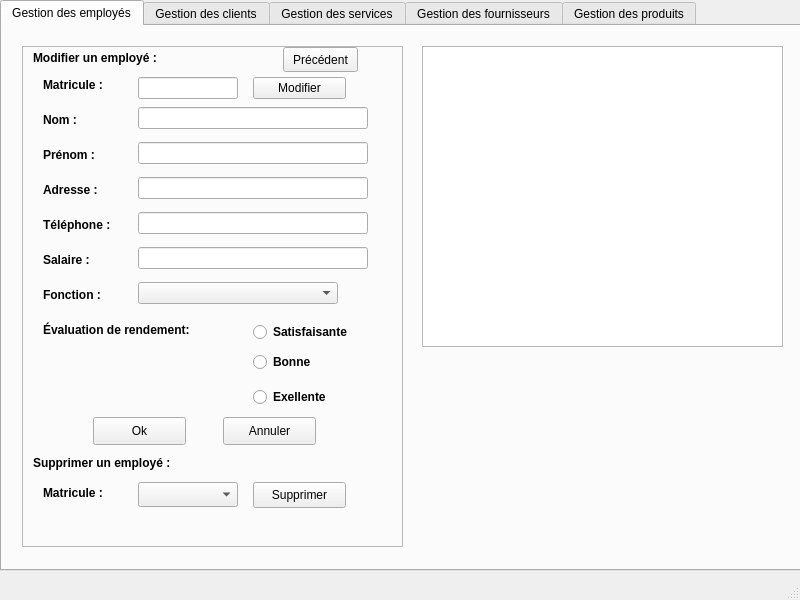
<?xml version="1.0" encoding="UTF-8"?>
<ui version="4.0">
 <class>MainWindow</class>
 <widget class="QMainWindow" name="MainWindow">
  <property name="geometry">
   <rect>
    <x>0</x>
    <y>0</y>
    <width>800</width>
    <height>600</height>
   </rect>
  </property>
  <property name="windowTitle">
   <string>Tunisian Dry Cleaner</string>
  </property>
  <widget class="QWidget" name="centralwidget">
   <widget class="QTabWidget" name="tabWidget">
    <property name="geometry">
     <rect>
      <x>0</x>
      <y>0</y>
      <width>801</width>
      <height>571</height>
     </rect>
    </property>
    <property name="currentIndex">
     <number>0</number>
    </property>
    <widget class="QWidget" name="tab">
     <attribute name="title">
      <string>Gestion des employés</string>
     </attribute>
     <widget class="QStackedWidget" name="stackedWidget">
      <property name="geometry">
       <rect>
        <x>20</x>
        <y>20</y>
        <width>381</width>
        <height>501</height>
       </rect>
      </property>
      <property name="frameShape">
       <enum>QFrame::StyledPanel</enum>
      </property>
      <property name="currentIndex">
       <number>1</number>
      </property>
      <widget class="QWidget" name="page_ajouter">
       <widget class="QLabel" name="label">
        <property name="geometry">
         <rect>
          <x>10</x>
          <y>0</y>
          <width>171</width>
          <height>41</height>
         </rect>
        </property>
        <property name="font">
         <font>
          <pointsize>9</pointsize>
          <weight>75</weight>
          <bold>true</bold>
         </font>
        </property>
        <property name="text">
         <string>Ajouter un employé :</string>
        </property>
        <property name="margin">
         <number>0</number>
        </property>
       </widget>
       <widget class="QLabel" name="label_nom">
        <property name="geometry">
         <rect>
          <x>20</x>
          <y>65</y>
          <width>56</width>
          <height>16</height>
         </rect>
        </property>
        <property name="font">
         <font>
          <pointsize>9</pointsize>
          <weight>75</weight>
          <bold>true</bold>
         </font>
        </property>
        <property name="text">
         <string>Nom :</string>
        </property>
       </widget>
       <widget class="QLabel" name="label_adresse">
        <property name="geometry">
         <rect>
          <x>20</x>
          <y>135</y>
          <width>71</width>
          <height>16</height>
         </rect>
        </property>
        <property name="font">
         <font>
          <pointsize>9</pointsize>
          <weight>75</weight>
          <bold>true</bold>
         </font>
        </property>
        <property name="text">
         <string>Adresse :</string>
        </property>
       </widget>
       <widget class="QLabel" name="label_prenom">
        <property name="geometry">
         <rect>
          <x>20</x>
          <y>100</y>
          <width>71</width>
          <height>16</height>
         </rect>
        </property>
        <property name="font">
         <font>
          <pointsize>9</pointsize>
          <weight>75</weight>
          <bold>true</bold>
         </font>
        </property>
        <property name="text">
         <string>Prénom :</string>
        </property>
       </widget>
       <widget class="QLabel" name="label_tel">
        <property name="geometry">
         <rect>
          <x>20</x>
          <y>170</y>
          <width>101</width>
          <height>16</height>
         </rect>
        </property>
        <property name="font">
         <font>
          <pointsize>9</pointsize>
          <weight>75</weight>
          <bold>true</bold>
         </font>
        </property>
        <property name="text">
         <string>Téléphone :</string>
        </property>
       </widget>
       <widget class="QLabel" name="label_fonc">
        <property name="geometry">
         <rect>
          <x>20</x>
          <y>240</y>
          <width>81</width>
          <height>16</height>
         </rect>
        </property>
        <property name="font">
         <font>
          <pointsize>9</pointsize>
          <weight>75</weight>
          <bold>true</bold>
         </font>
        </property>
        <property name="text">
         <string>Fonction :</string>
        </property>
       </widget>
       <widget class="QLabel" name="label_salaire">
        <property name="geometry">
         <rect>
          <x>20</x>
          <y>205</y>
          <width>81</width>
          <height>16</height>
         </rect>
        </property>
        <property name="font">
         <font>
          <pointsize>9</pointsize>
          <weight>75</weight>
          <bold>true</bold>
         </font>
        </property>
        <property name="text">
         <string>Salaire :</string>
        </property>
       </widget>
       <widget class="QLabel" name="label_ev">
        <property name="geometry">
         <rect>
          <x>20</x>
          <y>275</y>
          <width>201</width>
          <height>16</height>
         </rect>
        </property>
        <property name="font">
         <font>
          <pointsize>9</pointsize>
          <weight>75</weight>
          <bold>true</bold>
         </font>
        </property>
        <property name="text">
         <string>Évaluation de rendement:</string>
        </property>
       </widget>
       <widget class="QLineEdit" name="lineEdit_nom">
        <property name="geometry">
         <rect>
          <x>115</x>
          <y>60</y>
          <width>230</width>
          <height>22</height>
         </rect>
        </property>
       </widget>
       <widget class="QLineEdit" name="lineEdit_prenom">
        <property name="geometry">
         <rect>
          <x>115</x>
          <y>95</y>
          <width>230</width>
          <height>22</height>
         </rect>
        </property>
       </widget>
       <widget class="QLineEdit" name="lineEdit_adresse">
        <property name="geometry">
         <rect>
          <x>115</x>
          <y>130</y>
          <width>230</width>
          <height>22</height>
         </rect>
        </property>
       </widget>
       <widget class="QLineEdit" name="lineEdit_tel">
        <property name="geometry">
         <rect>
          <x>115</x>
          <y>165</y>
          <width>230</width>
          <height>22</height>
         </rect>
        </property>
       </widget>
       <widget class="QLineEdit" name="lineEdit_salaire">
        <property name="geometry">
         <rect>
          <x>115</x>
          <y>200</y>
          <width>230</width>
          <height>22</height>
         </rect>
        </property>
       </widget>
       <widget class="QRadioButton" name="radio1_ev">
        <property name="geometry">
         <rect>
          <x>210</x>
          <y>300</y>
          <width>121</width>
          <height>20</height>
         </rect>
        </property>
        <property name="font">
         <font>
          <weight>75</weight>
          <bold>true</bold>
         </font>
        </property>
        <property name="text">
         <string>Satisfaisante</string>
        </property>
       </widget>
       <widget class="QRadioButton" name="radio2_ev">
        <property name="geometry">
         <rect>
          <x>210</x>
          <y>330</y>
          <width>97</width>
          <height>20</height>
         </rect>
        </property>
        <property name="font">
         <font>
          <weight>75</weight>
          <bold>true</bold>
         </font>
        </property>
        <property name="text">
         <string>Bonne</string>
        </property>
       </widget>
       <widget class="QRadioButton" name="radio3_ev">
        <property name="geometry">
         <rect>
          <x>210</x>
          <y>360</y>
          <width>97</width>
          <height>20</height>
         </rect>
        </property>
        <property name="font">
         <font>
          <weight>75</weight>
          <bold>true</bold>
         </font>
        </property>
        <property name="text">
         <string>Exellente</string>
        </property>
       </widget>
       <widget class="QPushButton" name="bouton_valider">
        <property name="geometry">
         <rect>
          <x>30</x>
          <y>400</y>
          <width>93</width>
          <height>28</height>
         </rect>
        </property>
        <property name="text">
         <string>Valider</string>
        </property>
       </widget>
       <widget class="QPushButton" name="bouton_annuler">
        <property name="geometry">
         <rect>
          <x>145</x>
          <y>400</y>
          <width>93</width>
          <height>28</height>
         </rect>
        </property>
        <property name="text">
         <string>Annuler</string>
        </property>
       </widget>
       <widget class="QComboBox" name="comboBox_ajouter">
        <property name="geometry">
         <rect>
          <x>115</x>
          <y>235</y>
          <width>230</width>
          <height>22</height>
         </rect>
        </property>
       </widget>
       <widget class="QPushButton" name="bouton_page2">
        <property name="geometry">
         <rect>
          <x>260</x>
          <y>0</y>
          <width>75</width>
          <height>25</height>
         </rect>
        </property>
        <property name="text">
         <string>Suivant</string>
        </property>
       </widget>
      </widget>
      <widget class="QWidget" name="page_modifier">
       <widget class="QLabel" name="label_2">
        <property name="geometry">
         <rect>
          <x>10</x>
          <y>-10</y>
          <width>341</width>
          <height>41</height>
         </rect>
        </property>
        <property name="font">
         <font>
          <pointsize>9</pointsize>
          <weight>75</weight>
          <bold>true</bold>
         </font>
        </property>
        <property name="text">
         <string>Modifier un employé :</string>
        </property>
        <property name="margin">
         <number>0</number>
        </property>
       </widget>
       <widget class="QLabel" name="label_nom_2">
        <property name="geometry">
         <rect>
          <x>20</x>
          <y>65</y>
          <width>56</width>
          <height>16</height>
         </rect>
        </property>
        <property name="font">
         <font>
          <pointsize>9</pointsize>
          <weight>75</weight>
          <bold>true</bold>
         </font>
        </property>
        <property name="text">
         <string>Nom :</string>
        </property>
       </widget>
       <widget class="QLabel" name="label_prenom_2">
        <property name="geometry">
         <rect>
          <x>20</x>
          <y>100</y>
          <width>71</width>
          <height>16</height>
         </rect>
        </property>
        <property name="font">
         <font>
          <pointsize>9</pointsize>
          <weight>75</weight>
          <bold>true</bold>
         </font>
        </property>
        <property name="text">
         <string>Prénom :</string>
        </property>
       </widget>
       <widget class="QLabel" name="label_tel_2">
        <property name="geometry">
         <rect>
          <x>20</x>
          <y>170</y>
          <width>101</width>
          <height>16</height>
         </rect>
        </property>
        <property name="font">
         <font>
          <pointsize>9</pointsize>
          <weight>75</weight>
          <bold>true</bold>
         </font>
        </property>
        <property name="text">
         <string>Téléphone :</string>
        </property>
       </widget>
       <widget class="QLabel" name="label_adresse_2">
        <property name="geometry">
         <rect>
          <x>20</x>
          <y>135</y>
          <width>71</width>
          <height>16</height>
         </rect>
        </property>
        <property name="font">
         <font>
          <pointsize>9</pointsize>
          <weight>75</weight>
          <bold>true</bold>
         </font>
        </property>
        <property name="text">
         <string>Adresse :</string>
        </property>
       </widget>
       <widget class="QLabel" name="label_salaire_2">
        <property name="geometry">
         <rect>
          <x>20</x>
          <y>205</y>
          <width>81</width>
          <height>16</height>
         </rect>
        </property>
        <property name="font">
         <font>
          <pointsize>9</pointsize>
          <weight>75</weight>
          <bold>true</bold>
         </font>
        </property>
        <property name="text">
         <string>Salaire :</string>
        </property>
       </widget>
       <widget class="QLabel" name="label_fonc_2">
        <property name="geometry">
         <rect>
          <x>20</x>
          <y>240</y>
          <width>81</width>
          <height>16</height>
         </rect>
        </property>
        <property name="font">
         <font>
          <pointsize>9</pointsize>
          <weight>75</weight>
          <bold>true</bold>
         </font>
        </property>
        <property name="text">
         <string>Fonction :</string>
        </property>
       </widget>
       <widget class="QLabel" name="label_ev_2">
        <property name="geometry">
         <rect>
          <x>20</x>
          <y>275</y>
          <width>201</width>
          <height>16</height>
         </rect>
        </property>
        <property name="font">
         <font>
          <pointsize>9</pointsize>
          <weight>75</weight>
          <bold>true</bold>
         </font>
        </property>
        <property name="text">
         <string>Évaluation de rendement:</string>
        </property>
       </widget>
       <widget class="QLineEdit" name="lineEdit_nom_2">
        <property name="geometry">
         <rect>
          <x>115</x>
          <y>60</y>
          <width>230</width>
          <height>22</height>
         </rect>
        </property>
       </widget>
       <widget class="QLineEdit" name="lineEdit_prenom_2">
        <property name="geometry">
         <rect>
          <x>115</x>
          <y>95</y>
          <width>230</width>
          <height>22</height>
         </rect>
        </property>
       </widget>
       <widget class="QLineEdit" name="lineEdit_adresse_2">
        <property name="geometry">
         <rect>
          <x>115</x>
          <y>130</y>
          <width>230</width>
          <height>22</height>
         </rect>
        </property>
       </widget>
       <widget class="QLineEdit" name="lineEdit_tel_2">
        <property name="geometry">
         <rect>
          <x>115</x>
          <y>165</y>
          <width>230</width>
          <height>22</height>
         </rect>
        </property>
       </widget>
       <widget class="QLineEdit" name="lineEdit_salaire_2">
        <property name="geometry">
         <rect>
          <x>115</x>
          <y>200</y>
          <width>230</width>
          <height>22</height>
         </rect>
        </property>
       </widget>
       <widget class="QRadioButton" name="radio1_ev_2">
        <property name="geometry">
         <rect>
          <x>230</x>
          <y>275</y>
          <width>121</width>
          <height>20</height>
         </rect>
        </property>
        <property name="font">
         <font>
          <weight>75</weight>
          <bold>true</bold>
         </font>
        </property>
        <property name="text">
         <string>Satisfaisante</string>
        </property>
       </widget>
       <widget class="QRadioButton" name="radio2_ev_2">
        <property name="geometry">
         <rect>
          <x>230</x>
          <y>305</y>
          <width>97</width>
          <height>20</height>
         </rect>
        </property>
        <property name="font">
         <font>
          <weight>75</weight>
          <bold>true</bold>
         </font>
        </property>
        <property name="text">
         <string>Bonne</string>
        </property>
       </widget>
       <widget class="QRadioButton" name="radio3_ev_2">
        <property name="geometry">
         <rect>
          <x>230</x>
          <y>340</y>
          <width>97</width>
          <height>20</height>
         </rect>
        </property>
        <property name="font">
         <font>
          <weight>75</weight>
          <bold>true</bold>
         </font>
        </property>
        <property name="text">
         <string>Exellente</string>
        </property>
       </widget>
       <widget class="QPushButton" name="bouton_modifier">
        <property name="geometry">
         <rect>
          <x>70</x>
          <y>370</y>
          <width>93</width>
          <height>28</height>
         </rect>
        </property>
        <property name="text">
         <string>Ok</string>
        </property>
       </widget>
       <widget class="QPushButton" name="bouton_annuler_mdf">
        <property name="geometry">
         <rect>
          <x>200</x>
          <y>370</y>
          <width>93</width>
          <height>28</height>
         </rect>
        </property>
        <property name="text">
         <string>Annuler</string>
        </property>
       </widget>
       <widget class="QComboBox" name="comboBox_modifier">
        <property name="geometry">
         <rect>
          <x>115</x>
          <y>235</y>
          <width>200</width>
          <height>22</height>
         </rect>
        </property>
       </widget>
       <widget class="QLabel" name="label_3">
        <property name="geometry">
         <rect>
          <x>10</x>
          <y>395</y>
          <width>191</width>
          <height>41</height>
         </rect>
        </property>
        <property name="font">
         <font>
          <pointsize>9</pointsize>
          <weight>75</weight>
          <bold>true</bold>
         </font>
        </property>
        <property name="text">
         <string>Supprimer un employé :</string>
        </property>
        <property name="margin">
         <number>0</number>
        </property>
       </widget>
       <widget class="QLabel" name="label_nom_3">
        <property name="geometry">
         <rect>
          <x>20</x>
          <y>435</y>
          <width>91</width>
          <height>21</height>
         </rect>
        </property>
        <property name="font">
         <font>
          <pointsize>9</pointsize>
          <weight>75</weight>
          <bold>true</bold>
         </font>
        </property>
        <property name="text">
         <string>Matricule :</string>
        </property>
       </widget>
       <widget class="QPushButton" name="bouton_supprimer">
        <property name="geometry">
         <rect>
          <x>230</x>
          <y>435</y>
          <width>93</width>
          <height>26</height>
         </rect>
        </property>
        <property name="text">
         <string>Supprimer</string>
        </property>
       </widget>
       <widget class="QPushButton" name="bouton_page1">
        <property name="geometry">
         <rect>
          <x>260</x>
          <y>0</y>
          <width>75</width>
          <height>25</height>
         </rect>
        </property>
        <property name="text">
         <string>Précédent</string>
        </property>
       </widget>
       <widget class="QLabel" name="label_nom_4">
        <property name="geometry">
         <rect>
          <x>20</x>
          <y>30</y>
          <width>91</width>
          <height>16</height>
         </rect>
        </property>
        <property name="font">
         <font>
          <pointsize>9</pointsize>
          <weight>75</weight>
          <bold>true</bold>
         </font>
        </property>
        <property name="text">
         <string>Matricule :</string>
        </property>
       </widget>
       <widget class="QLineEdit" name="lineEdit_mat_modif">
        <property name="geometry">
         <rect>
          <x>115</x>
          <y>30</y>
          <width>100</width>
          <height>22</height>
         </rect>
        </property>
       </widget>
       <widget class="QPushButton" name="bouton_mat_modifier">
        <property name="geometry">
         <rect>
          <x>230</x>
          <y>30</y>
          <width>93</width>
          <height>22</height>
         </rect>
        </property>
        <property name="text">
         <string>Modifier</string>
        </property>
       </widget>
       <widget class="QComboBox" name="comboBox_supression">
        <property name="geometry">
         <rect>
          <x>115</x>
          <y>435</y>
          <width>100</width>
          <height>25</height>
         </rect>
        </property>
       </widget>
      </widget>
     </widget>
     <widget class="QTableView" name="tab_employes">
      <property name="geometry">
       <rect>
        <x>420</x>
        <y>20</y>
        <width>361</width>
        <height>301</height>
       </rect>
      </property>
     </widget>
    </widget>
    <widget class="QWidget" name="tab_2">
     <attribute name="title">
      <string>Gestion des clients</string>
     </attribute>
    </widget>
    <widget class="QWidget" name="tab_3">
     <attribute name="title">
      <string>Gestion des services</string>
     </attribute>
    </widget>
    <widget class="QWidget" name="tab_4">
     <attribute name="title">
      <string>Gestion des fournisseurs</string>
     </attribute>
    </widget>
    <widget class="QWidget" name="tab_5">
     <attribute name="title">
      <string>Gestion des produits</string>
     </attribute>
    </widget>
   </widget>
  </widget>
  <widget class="QMenuBar" name="menubar">
   <property name="geometry">
    <rect>
     <x>0</x>
     <y>0</y>
     <width>800</width>
     <height>26</height>
    </rect>
   </property>
  </widget>
  <widget class="QStatusBar" name="statusbar"/>
 </widget>
 <resources/>
 <connections/>
</ui>
